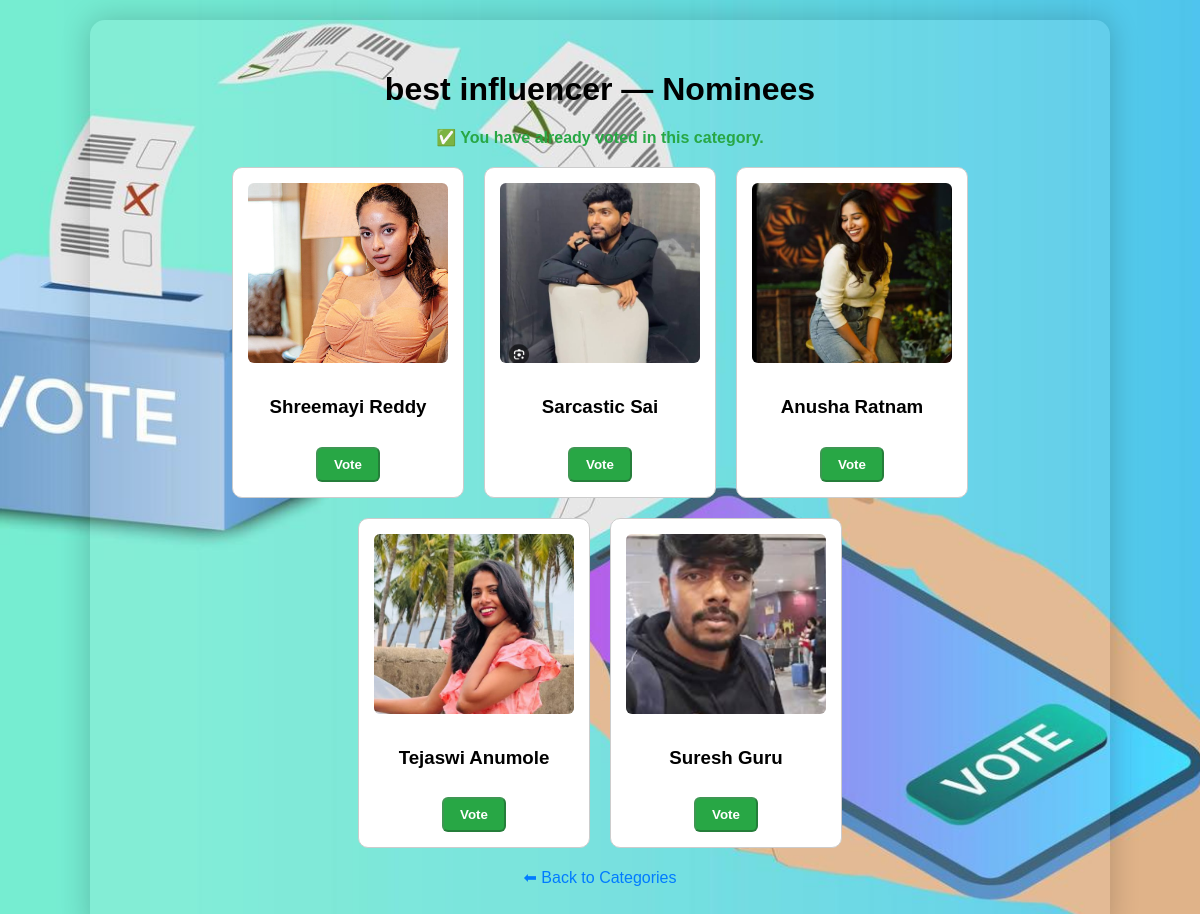
The page /category/4/ (signed in) on the database its author committed.
### voting/models.py (models this page shows, shortened)
class Category(models.Model):
    name = models.CharField(max_length=100)

class Nominee(models.Model):
    category = models.ForeignKey(Category, on_delete=models.CASCADE)
    name = models.CharField(max_length=100)
    image = models.ImageField(upload_to="nominee_images/", blank=True, null=True)
    votes = models.PositiveIntegerField(default=0)

### voting/views.py (the view)
# urls.py: path('category/<int:category_id>/', views.category_detail, name='category_detail'),
@login_required
def category_detail(request, category_id):
    category = get_object_or_404(Category, id=category_id)
    nominees = category.nominee_set.all()
    has_voted = UserVote.objects.filter(user=request.user, category=category).exists()
    return render(request, 'category_detail.html', {
        'category': category,
        'nominees': nominees,
        'has_voted': has_voted,
    })

### voting/templates/category_detail.html (shortened to what this page needs)
{% load static %}
<!DOCTYPE html>
<html lang="en">
<head>
</head>
<body>
    <div class="container">
        <h1>{{ category.name }} — Nominees</h1>
        {% if has_voted %}
            <p class="has-voted">✅ You have already voted in this category.</p>
        {% endif %}
        <div class="nominees">
            {% for nominee in nominees %}
                <div class="nominee-card">
                    {% if nominee.image %}
                        <img src="{{ nominee.image.url }}" alt="{{ nominee.name }}">
                    {% else %}
                        <img src="{% static 'default.jpg' %}" alt="No Image">
                    {% endif %}
                    <h3>{{ nominee.name }}</h3>
                    {% if not has_voted %}
                        <form method="post" action="{% url 'vote' nominee.id %}">
                            {% csrf_token %}
                            <button type="submit" class="vote-btn">Vote</button>
                        </form>
                    {% else %}
                        <button class="vote-btn" disabled>Vote</button>
                    {% endif %}
                </div>
            {% empty %}
                <p>No nominees in this category yet.</p>
            {% endfor %}
        </div>
        <p style="text-align:center; margin-top:20px;">
            <a href="{% url 'home' %}" style="color:#007bff; text-decoration:none;">⬅ Back to Categories</a>
        </p>
    </div>
</body>
</html>

### rows shown on the page
Category: name "best influencer"
Nominee: image (picture), name "Shreemayi Reddy"
Nominee: image (picture), name "Sarcastic Sai"
Nominee: image (picture), name "Anusha Ratnam"
Nominee: image (picture), name "Tejaswi Anumole"
Nominee: image (picture), name "Suresh Guru"
